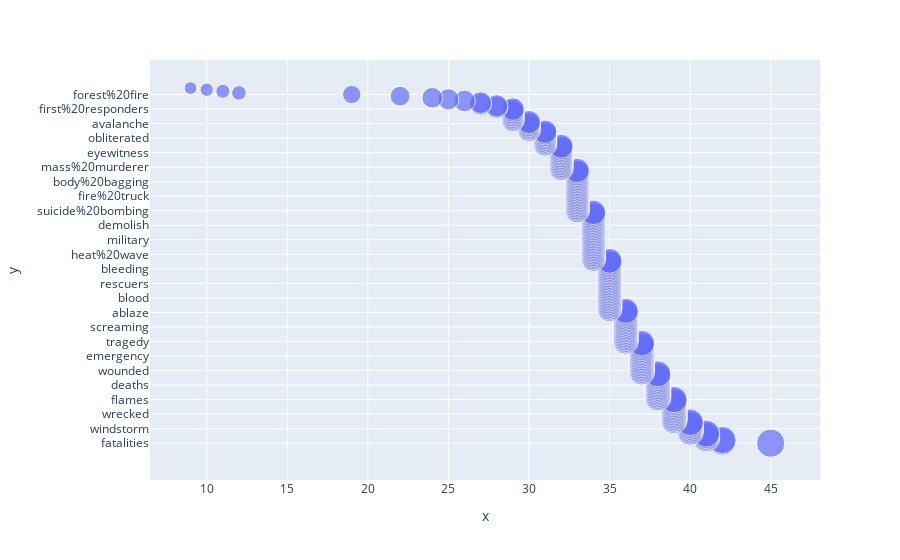

The code cell stored with this chart in its notebook:
### Code cell
fig = px.scatter(distinct_freq, x=distinct_freq.values, y=distinct_freq.index,size=distinct_freq.values)
fig.show()

### Figure 1 — Plotly figure (JSON) as saved in the notebook; plotly's stock layout.template omitted (floating-point values rounded to 4 significant figures; data arrays with more than 128 entries replaced by an {"elided": "..."} marker saying what was removed)
{"data": [{"hoverlabel": {"namelength": 0}, "hovertemplate": "x=%{x}<br>y=%{y}<br>size=%{marker.size}", "legendgroup": "", "marker": {"color": "#636efa", "size": {"elided": "221 int values"}, "sizemode": "area", "sizeref": 0.1125, "symbol": "circle"}, "mode": "markers", "name": "", "showlegend": false, "type": "scatter", "x": {"elided": "221 int values"}, "xaxis": "x", "y": {"elided": "221 str values"}, "yaxis": "y"}], "layout": {"legend": {"itemsizing": "constant", "tracegroupgap": 0}, "margin": {"t": 60}, "xaxis": {"anchor": "y", "domain": [0, 1], "title": {"text": "x"}}, "yaxis": {"anchor": "x", "domain": [0, 1], "title": {"text": "y"}}}}
